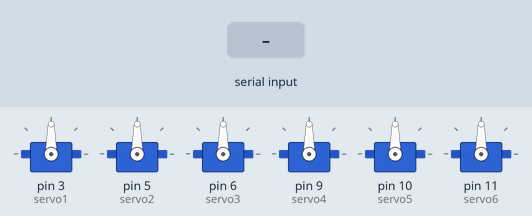
This sketch was run on a simulated Arduino Uno, built with avr-gcc and run on an emulated ATmega328P. On the bench: 6 × servo. The test bench sets the inputs (shaded band).

Above: at 1.2 s.
1.3 s: "mtauto" received over the second serial link
At 1.46 s:
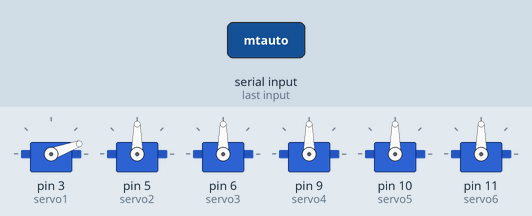
At 3.3 s:
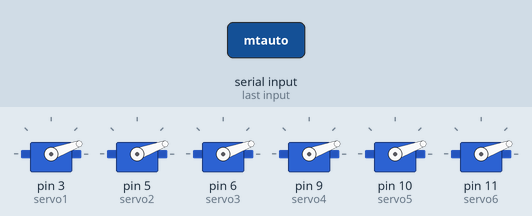
4.3 s: "mt50" received over the second serial link
At 5.3 s:
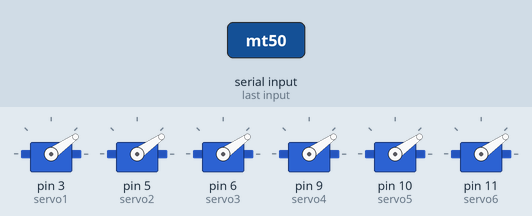
Timing chart, 0 to 7.3 s (numbered marks = the images above; inputs shaded):
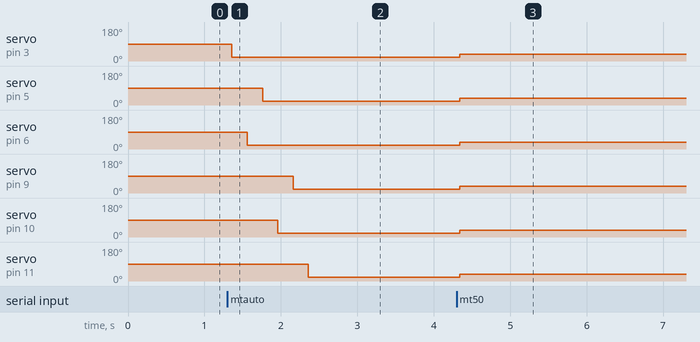

The sketch:

S_FLOWER_Motor.ino
```cpp
#include <SoftwareSerial.h>
#include <Servo.h>

Servo servo1,servo2,servo3,servo4,servo5,servo6;

int motor_moving_c = 0;
int motor_moving_pos;


int BT_TX = 12;                    //블루투스 TX
int BT_RX = 13;                    //블루투스 RX
String BTstring = "";             //블루투스 입력값
SoftwareSerial BTserial(BT_TX,BT_RX);

void setup() {
  Serial.begin(9600);
  BTserial.begin(9600);
  servo1.attach(3);
  servo2.attach(5);
  servo3.attach(6);
  servo4.attach(9);
  servo5.attach(10);
  servo6.attach(11);

}

void motor_spin_A(int pos){
  servo1.write(pos);
  servo2.write(pos);
  servo3.write(pos);
  servo4.write(pos);
  servo5.write(pos);
  servo6.write(pos);
}

void loop() {
  while(BTserial.available()){
    char data = (char)BTserial.read();
    BTstring += data;
    delay(10);
  }

    if(!BTstring.equals("")){
      /*if(BTstring.equals("mt90")){
        motor_spin_A(20);
        motor_moving_c = 0;
      }*/
      if(BTstring.equals("mt50")){
        motor_spin_A(35);
        motor_moving_c = 0;
      }
      if(BTstring.equals("mt10")){
        motor_spin_A(80);
        motor_moving_c = 0;
      }
      if(BTstring.equals("mtauto")){
        motor_moving_c = 1;
        servo1.write(20);
        delay(200);
        servo3.write(20);
        delay(200);
        servo2.write(20);
        delay(200);
        servo5.write(20);
        delay(200);
        servo4.write(20);
        delay(200);
        servo6.write(20);
        delay(200);

        /*servo6.write(80);
        delay(200);
        servo4.write(80);
        delay(200);
        servo5.write(80);
        delay(200);
        servo2.write(80);
        delay(200);
        servo3.write(80);
        delay(200);
        servo1.write(80);
        delay(200);*/

      }
        BTstring = "";
    }    }


    /*if(motor_moving_c > 0){
      for(motor_moving_pos=0;motor_moving_pos<=80;motor_moving_pos++){
        servo1.write(motor_moving_pos);
        servo2.write(motor_moving_pos);
        servo3.write(motor_moving_pos);
        servo4.write(motor_moving_pos);
        servo5.write(motor_moving_pos);
        servo6.write(motor_moving_pos);
      }
      for(motor_moving_pos=80;motor_moving_pos>=0;motor_moving_pos--){
        servo1.write(motor_moving_pos);
        servo2.write(motor_moving_pos);
        servo3.write(motor_moving_pos);
        servo4.write(motor_moving_pos);
        servo5.write(motor_moving_pos);
        servo6.write(motor_moving_pos);
      }
    }*/
```

Measured:
- after the input at 1.3 s, servo on pin 3 (servo1): 90° → 20° after 0.06 s; servo on pin 5 (servo2): 90° → 20° after 0.46 s; servo on pin 6 (servo3): 90° → 20° after 0.26 s; servo on pin 9 (servo4): 90° → 20° after 0.86 s; servo on pin 10 (servo5): 90° → 20° after 0.66 s
- after the input at 4.3 s, servo on pin 3 (servo1), servo on pin 5 (servo2), servo on pin 6 (servo3), servo on pin 9 (servo4), servo on pin 10 (servo5), servo on pin 11 (servo6): 20° → 35° at once
